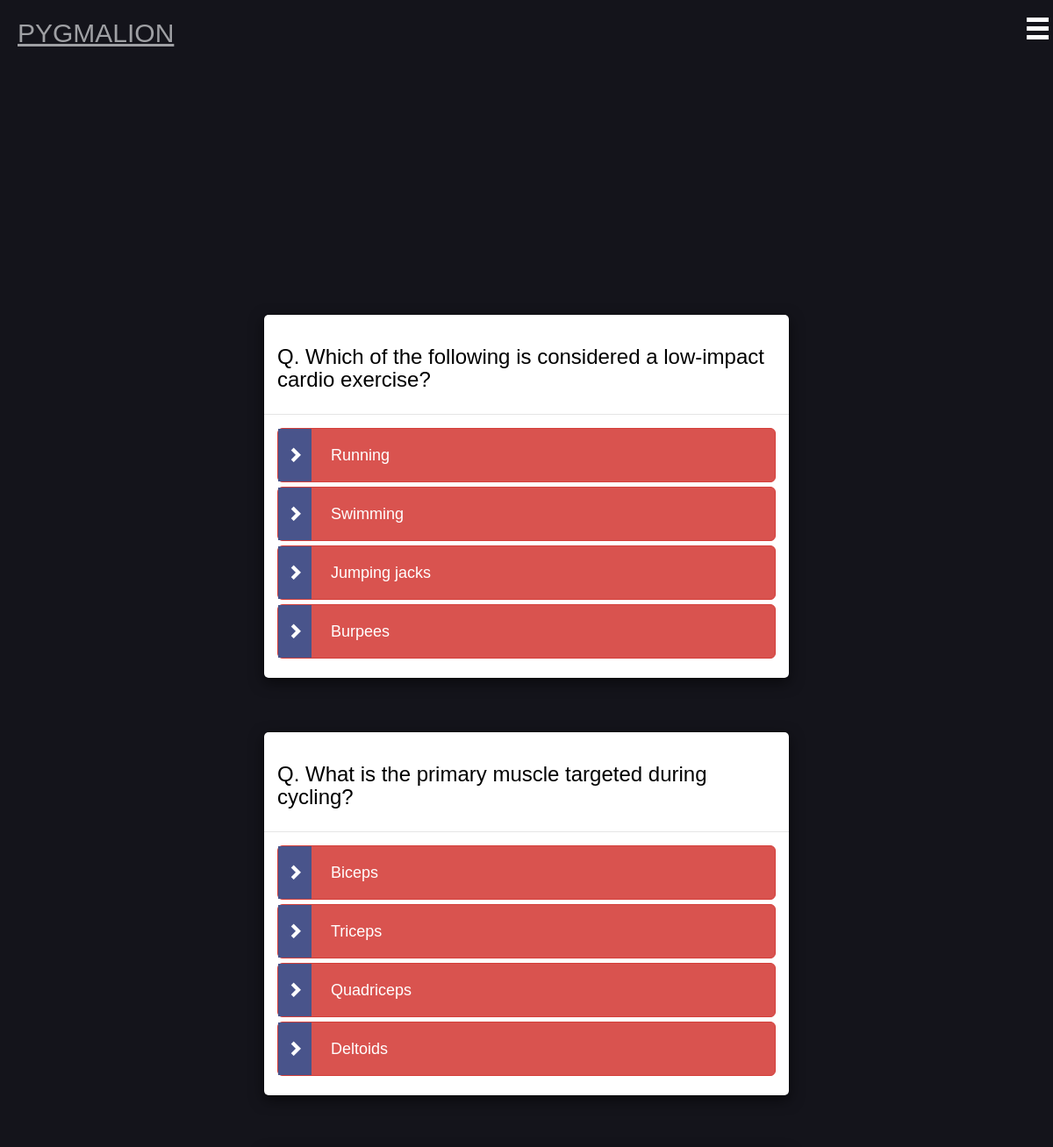
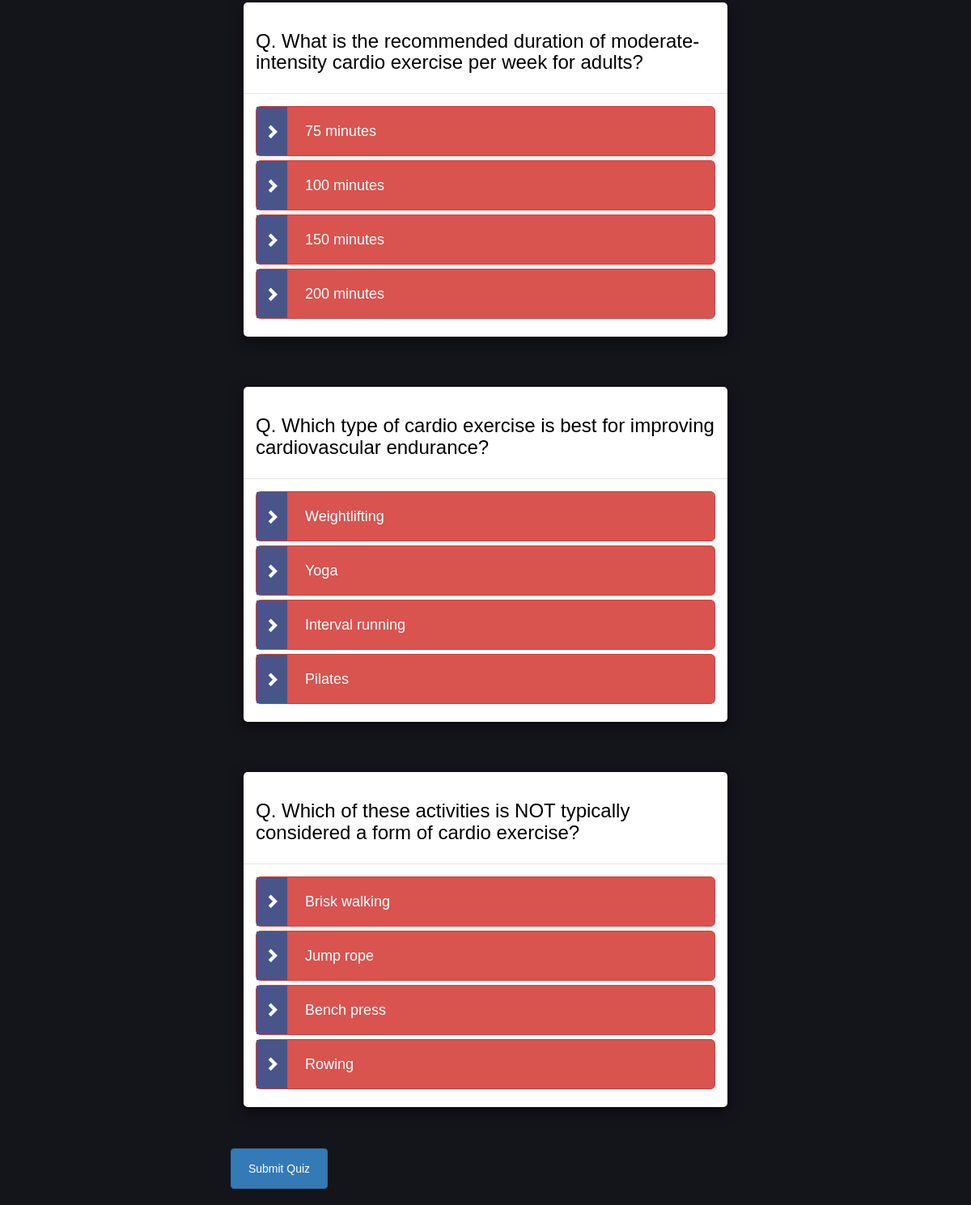
The app's page /Templates/quiz_page.php?id=1 (signed in) with its own data (2 pictures, top to bottom).
### tables this page shows
CREATE TABLE `options` (
  `option_id` int(11) NOT NULL,
  `question_id` int(11) NOT NULL,
  `option_text` text NOT NULL,
  `is_correct` tinyint(1) NOT NULL
);

### Templates/quiz_page.php (the view, shortened to what this page needs)
<!DOCTYPE html>
<?php
include 'db_conn.php';
$quiz_id = isset($_GET['id']) ? intval($_GET['id']) : 0;
$questions_query = "
    SELECT q.question_id, q.question_text, o.option_id, o.option_text, o.is_correct
    FROM questions q
    JOIN options o ON q.question_id = o.question_id
    WHERE q.quiz_id = ?
";
$questions_stmt = $conn->prepare($questions_query);
$questions_stmt->bind_param("i", $quiz_id);
$questions_stmt->execute();
$questions_result = $questions_stmt->get_result();
$questions = [];
while ($row = $questions_result->fetch_assoc()) {
    $questions[$row['question_id']]['question_text'] = $row['question_text'];
    $questions[$row['question_id']]['options'][] = [
        'option_id' => $row['option_id'],
        'option_text' => $row['option_text'],
        'is_correct' => $row['is_correct']
    ];
}
?>
<html lang="en">
<head>
<link rel="stylesheet" href="https://unpkg.com/simplebar@5.3.0/dist/simplebar.min.css" />
<link href='https://maxcdn.bootstrapcdn.com/bootstrap/3.3.0/css/bootstrap.min.css' rel='stylesheet'>
  <link href='' rel='stylesheet'>
  <link rel="stylesheet" href="../Styles/layout.css">
  <link rel="stylesheet" href="../Styles/landing.css">
    <link rel="stylesheet" href="../Styles/member_dashboard_style.css">
</head>
<body>
<nav class="first-nav">
    <a href="member_dashboard.php">
            <h2>Pygmalion</h2>
        </a>
    <div class="burger">
        <div class="l1"></div>
        <div class="l2"></div>
        <div class="l3"></div>
    </div>
</nav>
    <div class="all-content">
    <main>
    <form method="POST" action="quiz_attempt.php?id=<?php echo $quiz_id; ?>">
                <?php foreach ($questions as $question_id => $question): ?>
                    <div class="container-fluid">
                        <div class="modal-dialog">
                            <div class="modal-content">
                                <div class="modal-header">
                                    <h3 style="color: black;">Q. <?php echo htmlspecialchars($question['question_text']); ?></h3>
                                </div>
                                <div class="modal-body">
                                    <div class="col-xs-3 5"></div>
                                    <div class="quiz" id="quiz" data-toggle="buttons">
                                        <?php foreach ($question['options'] as $index => $option): ?>
                                            <label class="element-animation<?php echo $index+1; ?> btn btn-lg btn-danger btn-block">
                                                <span class="btn-label">
                                                    <i class="glyphicon glyphicon-chevron-right"></i>
                                                </span>
                                                <?php echo htmlspecialchars($option['option_text']); ?>
                                            </label>
                                        <?php endforeach; ?>
                                    </div>
                                </div>
                            </div>
                        </div>
                    </div>
                <?php endforeach; ?>
                <button type="submit" class="btn btn-primary">Submit Quiz</button>
            </form>
</body>
</body>
</html>

### Styles/layout.css (style rules this page uses)
* { margin: 0; padding: 0; font-family: sans-serif; box-sizing: border-box; }
h2 { margin-left: 20px; font-size: 30px; text-transform: uppercase; }
a { color: #9fa0a4; }
main { width: 100%; height: auto; padding-top: 8vh; }
nav { position: fixed; top: 0; background-color: #14141b; width: 100%; min-height: 8vh; color: rgba(240, 240, 241, 255); display: flex; flex-direction: row; justify-content: space-between; align-items: center; z-index: 9999; }
ul li, a { text-decoration: none; list-style-type: none; font-size: 20px; }
body { background-color: #14141b; width: 100%; height: 100%; padding-top: 8vh; }
.burger div { width: 25px; height: 5px; background-color: white; margin: 5px; }
.burger { display: none; cursor: pointer; }
@media screen and (max-width: 1400px) { body { overflow-x: hidden; } }
@media screen and (max-width: 1400px) { .burger { display: block; } }
.first-nav { position: fixed; top: 0; background-color: #14141b; width: 100%; min-height: 8vh; color: rgba(240, 240, 241, 255); display: flex; flex-direction: row; justify-content: space-between; align-items: center; z-index: 9999; }

### Styles/landing.css (style rules this page uses)
.all-content { margin-top: 200px; }
main { display: flex; flex-direction: column; align-items: center; justify-content: center; width: 70%; margin: 0 auto; }
nav { margin-bottom: 100px; }

### Styles/member_dashboard_style.css (style rules this page uses)
h3 { color: white; margin-bottom: 10px; }
button { border-radius: 30px; width: 120px; height: 50px; background-color: #14141b; color: white; font-size: 18px; border: none; margin-top: 20px; padding: 30px; padding-bottom: 60px; text-align: center; }
nav { margin-bottom: 20px; }

### Templates/quiz_page.php (style rules this page uses)
label.btn { padding: 18px 60px; white-space: normal; -webkit-transform: scale(1.0); -moz-transform: scale(1.0); -o-transform: scale(1.0); -webkit-transition-duration: .3s; -moz-transition-duration: .3s; -o-transition-duration: .3s }
label.btn-block { text-align: left; position: relative }
label .btn-label { position: absolute; left: 0; top: 0; display: inline-block; padding: 0 10px; background: #49548b; height: 100% }
label .glyphicon { top: 34% }
.element-animation1 { animation: animationFrames ease .8s; animation-iteration-count: 1; transform-origin: 50% 50%; -webkit-animation: animationFrames ease .8s; -webkit-animation-iteration-count: 1; -webkit-transform-origin: 50% 50%; -ms-animation: animationFrames ease .8s; -ms-animation-iteration-count: 1; -ms-transform-origin: 50% 50% }
.element-animation2 { animation: animationFrames ease 1s; animation-iteration-count: 1; transform-origin: 50% 50%; -webkit-animation: animationFrames ease 1s; -webkit-animation-iteration-count: 1; -webkit-transform-origin: 50% 50%; -ms-animation: animationFrames ease 1s; -ms-animation-iteration-count: 1; -ms-transform-origin: 50% 50% }
.element-animation3 { animation: animationFrames ease 1.2s; animation-iteration-count: 1; transform-origin: 50% 50%; -webkit-animation: animationFrames ease 1.2s; -webkit-animation-iteration-count: 1; -webkit-transform-origin: 50% 50%; -ms-animation: animationFrames ease 1.2s; -ms-animation-iteration-count: 1; -ms-transform-origin: 50% 50% }
.element-animation4 { animation: animationFrames ease 1.4s; animation-iteration-count: 1; transform-origin: 50% 50%; -webkit-animation: animationFrames ease 1.4s; -webkit-animation-iteration-count: 1; -webkit-transform-origin: 50% 50%; -ms-animation: animationFrames ease 1.4s; -ms-animation-iteration-count: 1; -ms-transform-origin: 50% 50% }
.modal-body { min-height: 300px }

### records on screen
options: option_text "Running"
options: option_text "Swimming"
options: option_text "Jumping jacks"
options: option_text "Burpees"
options: option_text "Biceps"
options: option_text "Triceps"
options: option_text "Quadriceps"
options: option_text "Deltoids"
options: option_text "75 minutes"
options: option_text "100 minutes"
options: option_text "150 minutes"
options: option_text "200 minutes"
options: option_text "Weightlifting"
options: option_text "Yoga"
options: option_text "Interval running"
options: option_text "Pilates"
options: option_text "Brisk walking"
options: option_text "Jump rope"
options: option_text "Bench press"
options: option_text "Rowing"

### other values on screen
$question['question_text'] "Which of the following is considered a low-impact cardio exercise?"
$question['question_text'] "What is the primary muscle targeted during cycling?"
$question['question_text'] "What is the recommended duration of moderate-intensity cardio exercise per week for adults?"
$question['question_text'] "Which type of cardio exercise is best for improving cardiovascular endurance?"
$question['question_text'] "Which of these activities is NOT typically considered a form of cardio exercise?"
